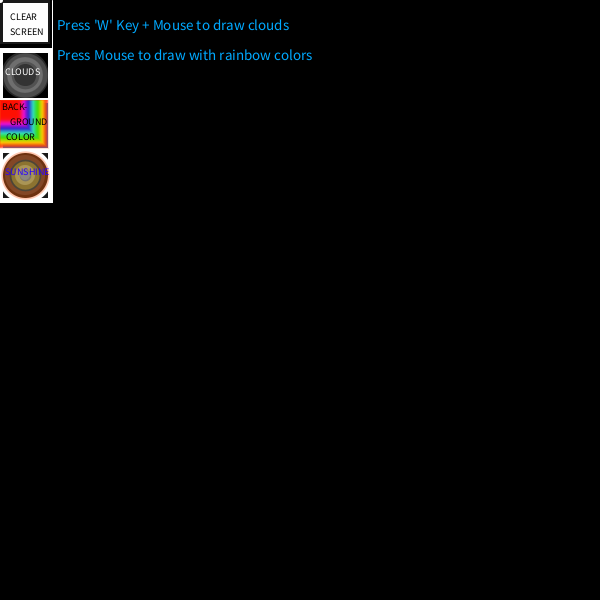
Frame 1 (no input)
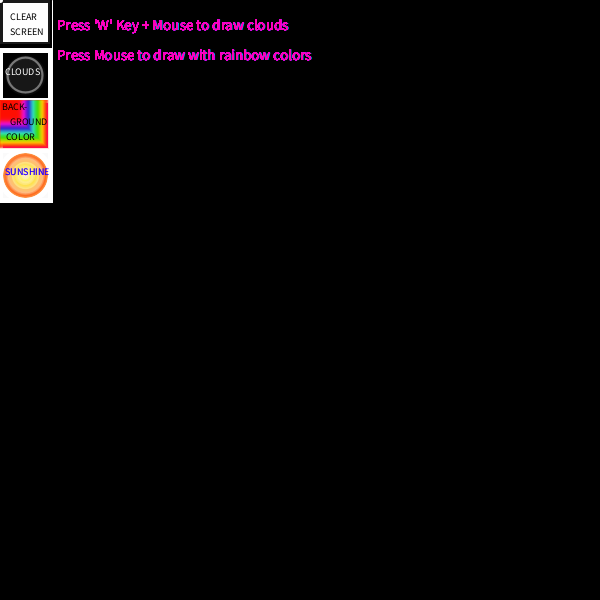
Frame 60 (the mouse pressed at the canvas centre just before this capture)
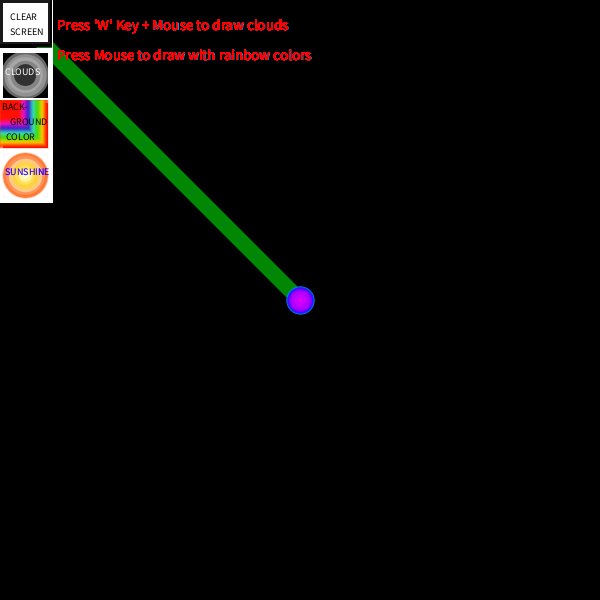
Frame 120 (the mouse held since frame 60 and released just before this capture)

The Processing sketch that drew these frames (run headless with seeded random() and noise(); from frame 60 on, the mouse is pressed at the canvas centre):

// Processing sketch: processing_76705
// ── processing_76705.pde

//Dana Silberberg Sahar
//Home Assignment Oct_8th_2012 
//REVISED & RESUBMITTED - 24.Oct.2012
//*At least three buttons that change part of the sketch
//*At least two for loops that add complexity to the program

 
 //Declaring my variables:
int colorDir;
int myColor;

//Setup loop:
void setup(){
   size(600,600);
   smooth();
   colorMode (HSB,360,100,100,100);
   background(0,0,0);
       //Defining variables
       myColor=0;
       colorDir=myColor+1;
}

void draw(){

 //1st button: clear background 

stroke (0,0,0,90);
fill(0,0,100);
strokeWeight(5);
rect (0,0,50,44);
strokeWeight(1);
stroke (0,0,100);
line (52,0,52,50);
if (mouseX<=50&&mouseY<50){
  if (mousePressed){
  //println("yes!");
  background (0,0,0);
  }
}

//3rd button: switches background color /* with added forloop to make the button more "cloudish"

strokeWeight(5);
stroke (myColor,0,100,100);
fill(0,0,0,100);
rect (0,50,50,50);

strokeWeight (4);
fill (myColor+200,100,100,100);
myColor++;
textSize (15);
text ("Press 'W' Key + Mouse to draw clouds",57,30);
text ("Press Mouse to draw with rainbow colors",57,60);

       myColor+=colorDir;
      if (myColor>360){
      colorDir=-1;
      }
       if (myColor<0){
       colorDir=1;       
      }
if (mouseX<=100&&mouseY>=100&&mouseY<150){
  if (mousePressed){
  //println("yes! 3rd butt");
  stroke (0,0,0,100);//check!??
   fill(0,0,0,100);//check!?
      background (myColor,100,100,90);
       myColor+=colorDir;
      if (myColor>360){
      colorDir=-1;
      }
       if (myColor<0){
       colorDir=1;       
      }
  }
}
//2nd button: draw "clouds'
strokeWeight(5);
stroke (0,0,100,100);
rect (0,100,50,50);
if (mouseX<=50&&mouseY>=50&&mouseY<100){
  if (mousePressed){
  //println("yes! 2nd butt");
//stroke (0,0,100,100);
//line(mouseX,mouseY,pmouseX,pmouseY);
stroke (0,0,100,random(20));
fill   (0,0,100,random(20));
  strokeWeight (random(200));
 ellipse (random (myColor+600),random (myColor+600),pmouseX,pmouseY);
    myColor++;
    myColor+=colorDir++;
           if (myColor>=50){
           colorDir=-1;
           }

}

  }
stroke(0,0,100,100);
strokeWeight(3);
fill (0,0,100,10);
if (mouseX<=50&&mouseY>=50&&mouseY<100){
  if (mousePressed){
    ellipse (25,75,45,45);
   // myColor++;
    myColor+=colorDir;
//               if (myColor<=0){
//               colorDir=1;
//              }
               if (myColor>=50){
              colorDir=-1;
              }
             
 //          if (myColor<=0){
//           colorDir=-1;
//           }
  }
}

//4th button: draw "sunshine'  /* and added for loop to make the sun realy shine (-:
strokeWeight(5);
stroke (0,0,100,100);
rect (0,150,50,50);
fill (40,100,100,random(15));
ellipse (25,175,50,50);
//stroke (60,100,100,random (30));
for(int i=0;i<8;i++){
if (mouseX<=50&&mouseY>=150&&mouseY<200){
  if (mousePressed){
  //println("yes! 4th butt");
//stroke (60,100,100,2);
//ellipse (150,100,150,150);
fill (40,100,100,random(12));
strokeWeight(random(15));
stroke (random(65),100,100,random(13));
ellipse (width/2,height/2,i*20+30,i*20+30);
//stroke (60,100,100,random (13));
line (width/2,height/2,random (600),random (600));
  }
  }
}
 if (mousePressed){
  //if the 'w' key is pressed use white stroke (to draw LIGHT WHITE clouds....
 /*That too -  thanks to the kind help of "Processing" [the blue book] p.225: Keyboard chapter*/
 if ((keyPressed==true)&&(key=='w')){
  stroke (100,0,100,random(30));
  strokeWeight (random(100));
line(mouseX,mouseY,pmouseX,pmouseY);
}else{
//rainbow strokes:
    stroke (myColor,100,100,random(100));
    fill (myColor,100,100,90);
    strokeWeight (random(30));
    myColor+=colorDir;
     
         if (myColor>360){
         colorDir=-1;
         }
        
          if (myColor<0){
          colorDir=1;
          }
}
 }
 line(mouseX,mouseY,pmouseX,pmouseY);



strokeWeight (random (3));
fill (0,100,100 ,random(100));

//forloop for cloudish button no#2

for(int i=0;i<2;i++){
fill (0,0,100,random(30));
strokeWeight(random(15));
stroke (0,0,100,random(50));
ellipse (25,75,i+35,i*i+35);
//fill (myColor,100,100,random(65));
//myColor++;
}

for(int i=0;i<3;i++){
stroke (60,100,100,random(50));
ellipse (25,175,i*10,i*10);
stroke (18,100,100,random(50));
ellipse (25,175,i*20,i*20);
}


strokeWeight(.6);
for(int i=0;i<48;i++){
fill (i*13,100,100,50);
rect (0,100,48-i,48-i);
}


if (mouseX<=100&&mouseY>=100&&mouseY<150){
  if (mousePressed){
  //println("yes! 3rd butt");
  stroke (0,0,0,100);//check!??
   fill(0,0,0,100);//check!?
      background (myColor,100,100,90);
       myColor+=colorDir;
      if (myColor>360){
      colorDir=-1;
      }
       if (myColor<0){
       colorDir=1;       
      }
  }
}

strokeWeight (2);
textSize (10);
fill (0,100,0,100);
text ("CLEAR",10,20);
text ("SCREEN",10,35);
text ("BACK-",2,110);
text ("GROUND",10,125);
text ("COLOR",6,140);

strokeWeight (4);
fill (0,0,100,100);
textSize (10);
text ("CLOUDS",5,75);

strokeWeight (4);
fill (250,100,100,100);
textSize (10);
text ("SUNSHINE",5,175);

}
